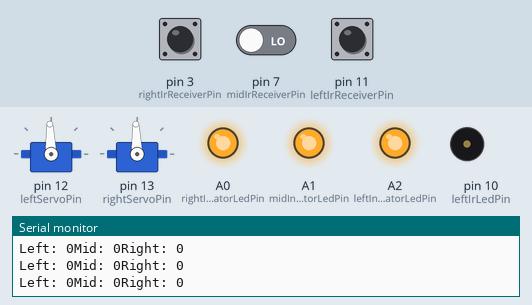
Simulated run of this sketch. Board: Arduino Uno, built with avr-gcc and run on an emulated ATmega328P. Shown: 2 × servo, output pins drawn as LEDs (lit = HIGH), buzzer (waves = sounding), the last lines printed to the serial monitor. The inputs (shaded band) are chosen by the test bench; at power-on: pin 3 (rightIrReceiverPin) LOW, pin 7 (midIrReceiverPin) LOW, pin 11 (leftIrReceiverPin) LOW.

Above: at 1.2 s.
1.3 s: pin 3 (rightIrReceiverPin) pulled HIGH for 0.15 s
At 1.6 s:
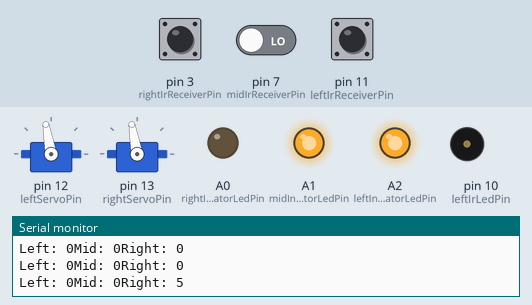
4.3 s: pin 7 (midIrReceiverPin) driven HIGH
At 4.51 s:
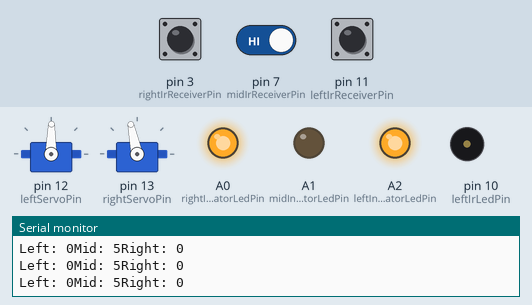
7.3 s: pin 11 (leftIrReceiverPin) pulled HIGH for 0.15 s
At 7.4 s:
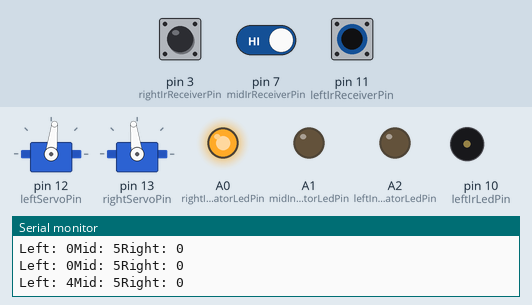
10.3 s: pin 3 (rightIrReceiverPin) pulled HIGH for 1 s
At 10.51 s:
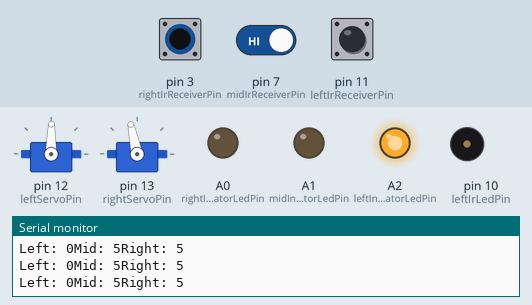
13.3 s: pin 11 (leftIrReceiverPin) pulled HIGH for 1 s
At 13.52 s:
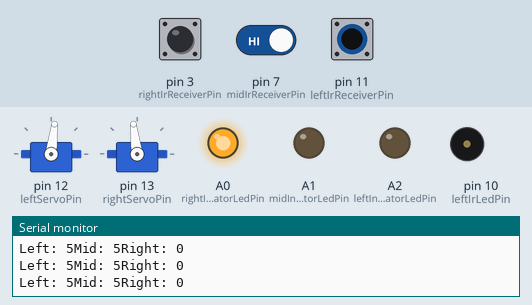
16.3 s: pin 11 (leftIrReceiverPin) pulled HIGH for 3.2 s
Timing chart, 0 to 21.1 s (numbered marks = the images above; inputs shaded):
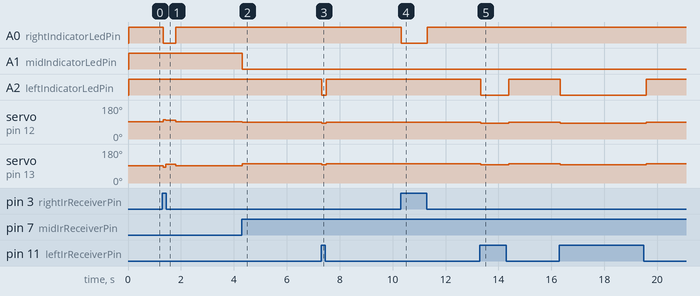

The sketch:

main.ino
```cpp
#include <Servo.h>

// IR Sensor Pins
const int leftIrLedPin = 10;
const int leftIrReceiverPin = 11;
const int leftIndicatorLedPin = A2;

const int midIrLedPin = 6;
const int midIrReceiverPin = 7;
const int midIndicatorLedPin = A1;

const int rightIrLedPin = 2;
const int rightIrReceiverPin = 3;
const int rightIndicatorLedPin = A0;

// Servo Pins
const int leftServoPin = 12;
const int rightServoPin = 13;

Servo leftServo;
Servo rightServo;

// Constants for servo control
const int SERVO_STOP = 1495;
const int SERVO_MAX_FORWARD = 1300;
const int SERVO_MAX_REVERSE = 1700;

// Thresholds for obstacle detection (tried 4233)
const int OBSTACLE_THRESHOLD = 4;
const int CLOSE_OBSTACLE_THRESHOLD = 1;
const int MID_OBSTACLE_THRESHOLD = 2;
const int DEAD_END_THRESHOLD = 4;

void setup() {
  pinMode(leftIrReceiverPin, INPUT);
  pinMode(leftIrLedPin, OUTPUT);
  pinMode(leftIndicatorLedPin, OUTPUT);

  pinMode(midIrReceiverPin, INPUT);
  pinMode(midIrLedPin, OUTPUT);
  pinMode(midIndicatorLedPin, OUTPUT);

  pinMode(rightIrReceiverPin, INPUT);
  pinMode(rightIrLedPin, OUTPUT);
  pinMode(rightIndicatorLedPin, OUTPUT);

  leftServo.attach(leftServoPin);
  rightServo.attach(rightServoPin);

  leftServo.writeMicroseconds(SERVO_STOP);
  rightServo.writeMicroseconds(SERVO_STOP);

  Serial.begin(9600);
}

void loop() {
  int leftDistance = irDistance(leftIrLedPin, leftIrReceiverPin);
  int midDistance = irDistance(midIrLedPin, midIrReceiverPin);
  int rightDistance = irDistance(rightIrLedPin, rightIrReceiverPin);

  Serial.print("Left: ");
  Serial.print(leftDistance);
  Serial.print("Mid: ");
  Serial.print(midDistance);
  Serial.print("Right: ");
  Serial.println(rightDistance);

  updateIndicatorLed(leftIndicatorLedPin, leftDistance);
  updateIndicatorLed(midIndicatorLedPin, midDistance);
  updateIndicatorLed(rightIndicatorLedPin, rightDistance);

  obstacleAvoidance(leftDistance, midDistance, rightDistance);

  delay(50);  // Delay before mext reading
}

void obstacleAvoidance(int left, int mid, int right) {
  if (left <= DEAD_END_THRESHOLD && mid <= DEAD_END_THRESHOLD && right <= DEAD_END_THRESHOLD) {
    // Dead end detected, stop the robot
   // moveRobot(0, 0);
      stopMovement();
    return;  // Exit the function to keep the robot stopped
  }

  if (mid <= CLOSE_OBSTACLE_THRESHOLD) {
    // Obstacle very close in front, reverse
    moveRobot(-50, -50);
    delay(100);

    // After reversing, turn in the direction with more space
    if (left > right) {
      moveRobot(40, -40);  // Turn left
    } else {
      moveRobot(-40, 40);  // Turn right
    }
    delay(300);
  } else if (mid <= MID_OBSTACLE_THRESHOLD) {
    // Obstacle detected in front, check sides
    if (left > right) {
      // More space on the left, turn left
      moveRobot(30, -30);
    } else if (right > left) {
      // More space on the right, turn right
      moveRobot(-40, 40);
    } else {
      // Equal space on both sides or both sides blocked, turn around
      moveRobot(50, -50);
    }
    delay(300);
  }
  else if ((left <= OBSTACLE_THRESHOLD && (right < 5) && right > OBSTACLE_THRESHOLD ) || (left <= CLOSE_OBSTACLE_THRESHOLD) ) {
    // Obstacle on the left, veer right
    moveRobot(20, 50);
  } else if ((right <= OBSTACLE_THRESHOLD && (left < 5 ) && left > OBSTACLE_THRESHOLD) || (right <= CLOSE_OBSTACLE_THRESHOLD)) {
    // Obstacle on the right, veer left
    moveRobot(50, 20);
  } else {
    // No obstacles, move forward
    moveRobot(50, 50);
  }
}

int irDetect(int irLedPin, int irReceiverPin, long frequency) {
  tone(irLedPin, frequency);
  delay(1);
  noTone(irLedPin);
  int ir = digitalRead(irReceiverPin);
  delay(1);
  return ir;
}

int irDistance(int irLedPin, int irReceiverPin) {
  int distance = 0;
  for (long f = 38000; f <= 42000; f += 1000) {
    distance += irDetect(irLedPin, irReceiverPin, f);
  }
  return distance;
}

void updateIndicatorLed(int ledPin, int distance) {
  digitalWrite(ledPin, distance < OBSTACLE_THRESHOLD ? HIGH : LOW);
}

void moveRobot(int leftSpeed, int rightSpeed) {
  int leftMs = map(leftSpeed, -100, 100, SERVO_MAX_REVERSE, SERVO_MAX_FORWARD);
  int rightMs = map(rightSpeed, -100, 100, SERVO_MAX_FORWARD, SERVO_MAX_REVERSE);

  leftServo.writeMicroseconds(leftMs);
  rightServo.writeMicroseconds(rightMs);
}

// Servo movement functions
void moveForward(int leftSpeed, int rightSpeed) {
  leftServo.writeMicroseconds(leftSpeed);   // Adjust left servo speed
  rightServo.writeMicroseconds(rightSpeed);  // Adjust right servo speed
}

void turnLeft() {
  leftServo.writeMicroseconds(1400);    // Stop left wheel
  rightServo.writeMicroseconds(1400);   // Move right wheel forward for turn
  delay(600);                        // Adjust this delay for 90-degree turn

}

void turnRight() {
  leftServo.writeMicroseconds( 1600);    // Move left wheel forward for turn
  rightServo.writeMicroseconds( 1600);   // Stop right wheel
  delay(600);                        // Adjust this delay for 90-degree turn

}

void stopMovement() {
  leftServo.writeMicroseconds(1495);    // Stop left wheel
  rightServo.writeMicroseconds(1490);   // Stop right wheel
}
```

Measured:
- after the input at 1.3 s, A0 (rightIndicatorLedPin): HIGH → LOW at once, → HIGH 0.48 s later; servo on pin 12 (leftServoPin): 92° → 102° at once, → 100° 0.10 s later, → 92° 0.38 s later; servo on pin 13 (rightServoPin): 92° → 83° at once, → 100° 0.10 s later, → 92° 0.38 s later
- after the input at 4.3 s, A1 (midIndicatorLedPin): HIGH → LOW at once; tone on pin 10 (leftIrLedPin): stays silent (without the input it goes to 41000 Hz after 3.0 s); servo on pin 12 (leftServoPin): 92° → 89° at once; servo on pin 13 (rightServoPin): 92° → 102° at once
- after the input at 7.3 s, A2 (leftIndicatorLedPin): HIGH → LOW at once, → HIGH 0.16 s later; servo on pin 12 (leftServoPin): 89° → 83° at once, → 89° 0.16 s later; servo on pin 13 (rightServoPin): 102° → 97° at once, → 102° 0.16 s later
- after the input at 10.3 s, A0 (rightIndicatorLedPin): HIGH → LOW at once, → HIGH 0.97 s later
- after the input at 13.3 s, A2 (leftIndicatorLedPin): HIGH → LOW at once, → HIGH 1.1 s later; servo on pin 12 (leftServoPin): 89° → 83° at once, → 89° 1.1 s later; servo on pin 13 (rightServoPin): 102° → 97° at once, → 102° 1.1 s later
